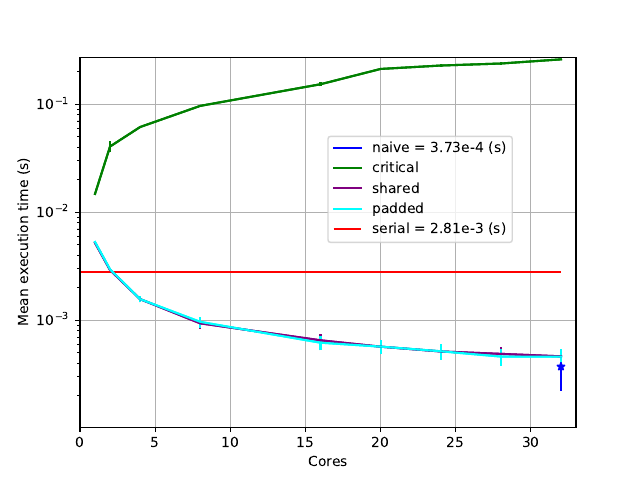

Recreate this plot in Python.
# serial         1   0.00281   3.83e-05  
# para_naive     32  0.000373  0.000149  
# para_critical  1   0.0148    9.36e-05  
# para_critical  2   0.0406    0.00461   
# para_critical  4   0.0615    0.00134   
# para_critical  8   0.0965    0.00222   
# para_critical  16  0.153     0.00655   
# para_critical  20  0.212     0.00643   
# para_critical  24  0.228     0.00627   
# para_critical  28  0.238     0.00617   
# para_critical  32  0.26      0.00399   
# para_shared    1   0.00521   1.52e-05  
# para_shared    2   0.00292   0.000113  
# para_shared    4   0.00157   0.000105  
# para_shared    8   0.000938  0.000101  
# para_shared    16  0.000653  8.7e-05   
# para_shared    20  0.00057   8.27e-05  
# para_shared    24  0.000515  7.95e-05  
# para_shared    28  0.000489  7.49e-05  
# para_shared    32  0.000464  7.85e-05  
# para_padded    1   0.0053    1.23e-05  
# para_padded    2   0.00296   0.000106  
# para_padded    4   0.00157   0.000107  
# para_padded    8   0.000967  0.000117  
# para_padded    16  0.000621  9.35e-05  
# para_padded    20  0.000571  8.43e-05  
# para_padded    24  0.000517  8.35e-05  
# para_padded    28  0.000462  8.09e-05  
# para_padded    32  0.000462  7.67e-05  

import matplotlib
from matplotlib import pyplot as plt

cores   = [1, 2, 4, 8, 16, 20, 24, 28, 32]

serialM = [0.00281]
serialS = [3.83e-05]

naiveM  = [0.000373]
naiveS  = [0.000149]

critM   = [0.0148, 0.0406, 0.0615, 0.0965, 0.153, 0.212, 0.228, 0.238, 0.26]
critS   = [9.36e-05, 0.00461, 0.00134, 0.00222, 0.00655, 0.00643, 0.00627, 0.00617, 0.00399]

sharedM = [0.00521, 0.00292, 0.00157, 0.000938, 0.000653, 0.00057, 0.000515, 0.000489, 0.000464]
sharedS = [1.52e-05, 0.000113, 0.000105, 0.000101, 8.7e-05, 8.27e-05, 7.95e-05, 7.49e-05, 7.85e-05]

paddedM = [0.0053, 0.00296, 0.00157, 0.000967, 0.000621, 0.000571, 0.000517, 0.000462, 0.000462]
paddedS = [1.23e-05, 0.000106, 0.000107, 0.000117, 9.35e-05, 8.43e-05, 8.35e-05, 8.09e-05, 7.67e-05]

plt.figure()

plt.plot([32], naiveS, label="naive = 3.73e-4 (s)", color='b')
plt.errorbar([32], naiveM, naiveS, marker="*", color='b')

plt.plot(cores, critM, label="critical", color='g')
plt.errorbar(cores, critM, critS, color='g')

plt.plot(cores, sharedM, label="shared", color="purple")
plt.errorbar(cores, sharedM, sharedS, color="purple")

plt.plot(cores, paddedM, label="padded", color="cyan")
plt.errorbar(cores, paddedM, paddedS, color="cyan")

plt.hlines(serialM[0], 0, 32, label="serial = 2.81e-3 (s)", color='r')

plt.yscale("log")
plt.axis([0, 33, 0, 0.27])
plt.xlabel("Cores")
plt.ylabel("Mean execution time (s)")
plt.grid(True)
plt.legend(loc=[0.5, 0.5])

plt.savefig("plot.pdf")
